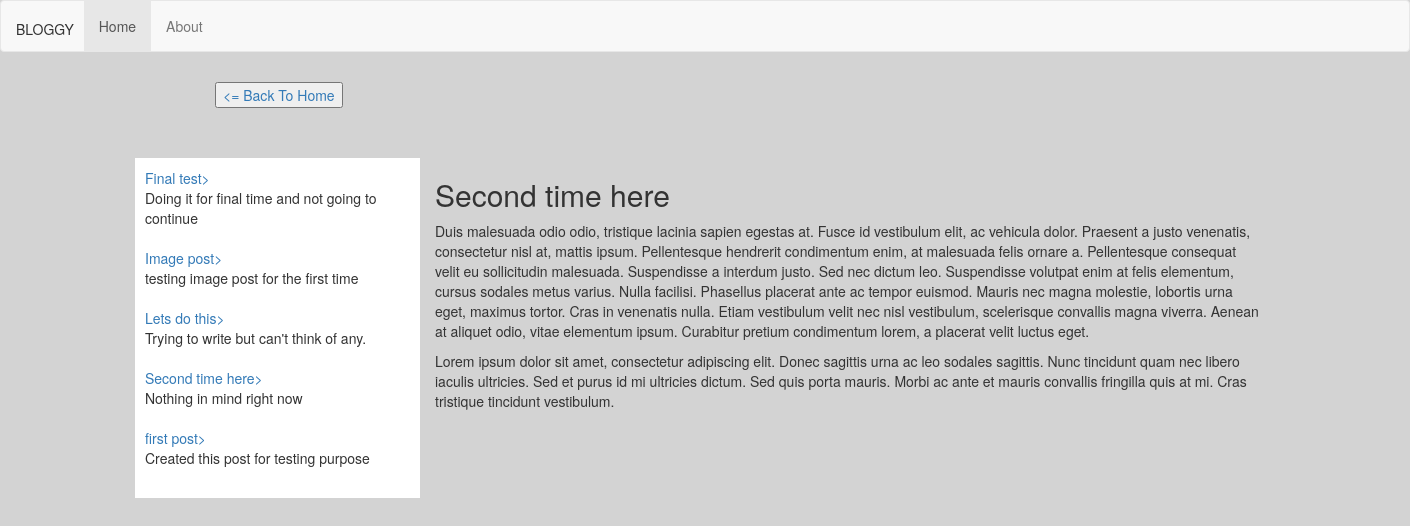
/post/second-post, run on the app's committed database.
### blog/models.py (models this page shows, shortened)
class Post(models.Model):
    title = models.CharField(max_length=255)
    slug = models.SlugField(max_length=255, unique=True)
    summary = models.CharField(max_length=300)
    content = models.TextField()
    published = models.BooleanField(default=True)
    created = models.DateTimeField(auto_now_add=True)
    image = models.ImageField(upload_to='img', default='placeholder.png')
    class Meta:
        ordering = ['-created']

### blog/views.py (the view)
# urls.py: url(r'^post/(.*)',blog_views.post),
def post(request, slug):
    print(slug)
    posts = Post.objects.all()
    return render(request, 'post.html', { 'post': get_object_or_404(Post, slug=slug), 'posts':posts })

### blog/templates/post.html (shortened to what this page needs)
{% extends 'base.html' %}
{% block content %}
<div class="col-md-12" style="margin:10px 0px 50px 200px;">
<Button>
   <a href="/"><= Back To Home </a> </div>
</div>
<div class="col-md-12">
    <div class="container">
       <div class="col-md-3" style="background:white;padding:10px 0px 10px 10px">
         {% for post in posts %}
           <div>
             <div class="summary-title"><a href="/post/{{ post.slug }}">{{ post.title }}></a></div>
             <div class="summary">{{ post.summary }}</div><br>
           </div>
         {% endfor %}
       </div>
       <div class="col-md-9">
            {% block entry %}
                <h2>{{ post.title }}</h2>
                <div>
                   {{ post.content|linebreaks }}
                </div>
            {% endblock %}
       </div>
    </div>
</div>
{% endblock %}

### data on the page
Post: title "Final test", summary "Doing it for final time and not going to continue"
Post: title "Image post", summary "testing image post for the first time"
Post: title "Lets do this", summary "Trying to write but can't think of any."
Post: title "Second time here", summary "Nothing in mind right now", content "Duis malesuada odio odio, tristique lacinia sapien egestas at. Fusce id vestibulum elit, ac vehicula dolor. Praesent a justo venenatis, consectetur nisl at, mattis ipsum. Pellentesque hendrerit condimentum enim, at malesuada felis ornare a. Pellentesque consequat velit eu sollicitudin malesuada. Suspendisse a interdum justo. Sed nec dictum leo. Suspendisse volutpat enim at felis elementum, cursus sodales metus varius. Nulla facilisi. Phasellus placerat ante ac tempor euismod. Mauris nec magna molestie, lobortis urna eget, maximus tortor. Cras in venenatis nulla. Etiam vestibulum velit nec nisl vestibulum, scelerisque convallis magna viverra. Aenean at aliquet odio, vitae elementum ipsum.…"
Post: title "first post", summary "Created this post for testing purpose"
